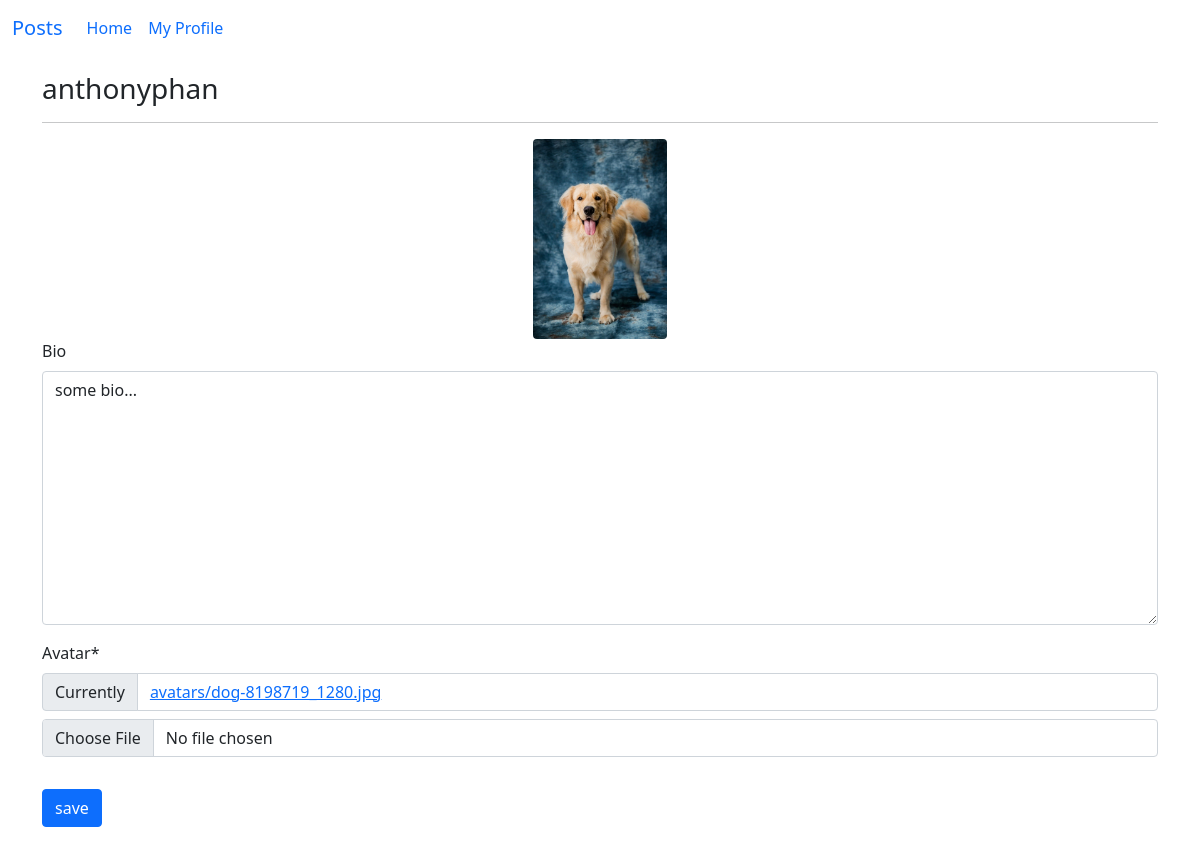
The page /profiles/my/ (signed in) on the database its author committed.
### profiles/models.py (models this page shows, shortened)
class Profile(models.Model):
    user = models.OneToOneField(User, on_delete=models.CASCADE)
    bio = models.TextField(blank=True)
    avatar = models.ImageField(default='avatar.png', upload_to='avatars')
    updated = models.DateTimeField(auto_now=True)
    created = models.DateTimeField(auto_now_add=True)

### profiles/views.py (the view, shortened to what this page needs)
# urls.py: path('my/', my_profile_view, name='my-profile'),
@login_required
def my_profile_view(request):
    obj = Profile.objects.get(user=request.user)
    form = ProfileForm(request.POST or None, request.FILES or None, instance=obj)
    context = {
        'obj': obj,
        'form': form,
    }
    return render(request, 'profiles/main.html', context)

### profiles/forms.py
class ProfileForm(forms.ModelForm):
    class Meta:
        model = Profile
        fields = ('bio', 'avatar',)

### profiles/templates/profiles/main.html (shortened to what this page needs)
{% extends "base.html" %}
{% load static %}
{% load crispy_forms_tags %}
{% block content %}
    <h3>{{obj.user}}</h3>
    <hr>
    <div class="text-center" id="avatar-box">
        <img src="{{obj.avatar.url}}" class="rounded" height="200px" width="auto" alt="{{obj.user.username}}">
    </div>
    <form id="profile-form">
        {{form|crispy}}
        <button type="submit" class="btn btn-primary mt-3">save</button>
    </form>
{% endblock content %}

### rows shown on the page
Profile: user "anthonyphan", avatar (picture), bio "some bio..."
